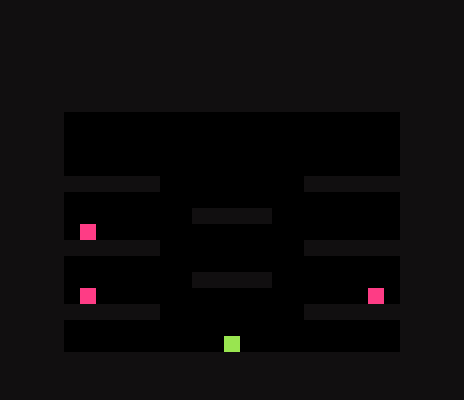

Below is a game level as drawn by its tile map, then a one-line description and the .tmx file that defines it, in full:
An orthogonal 29x25 tile map with 16x16 px tiles, 1 tile layer (图块层 1).

<map version="1.10" tiledversion="1.11.2" orientation="orthogonal" renderorder="right-down" width="29" height="25" tilewidth="16" tileheight="16" infinite="0" nextlayerid="2" nextobjectid="1">
 <editorsettings>
  <export target="select.csv" format="csv" />
 </editorsettings>
 <tileset firstgid="1" source="tile.tsx" />
 <layer id="1" name="图块层 1" width="29" height="25">
  <data encoding="csv">
1,1,1,1,1,1,1,1,1,1,1,1,1,1,1,1,1,1,1,1,1,1,1,1,1,1,1,1,1,
1,1,1,1,1,1,1,1,1,1,1,1,1,1,1,1,1,1,1,1,1,1,1,1,1,1,1,1,1,
1,1,1,1,1,1,1,1,1,1,1,1,1,1,1,1,1,1,1,1,1,1,1,1,1,1,1,1,1,
1,1,1,1,1,1,1,1,1,1,1,1,1,1,1,1,1,1,1,1,1,1,1,1,1,1,1,1,1,
1,1,1,1,1,1,1,1,1,1,1,1,1,1,1,1,1,1,1,1,1,1,1,1,1,1,1,1,1,
1,1,1,1,1,1,1,1,1,1,1,1,1,1,1,1,1,1,1,1,1,1,1,1,1,1,1,1,1,
1,1,1,1,1,1,1,1,1,1,1,1,1,1,1,1,1,1,1,1,1,1,1,1,1,1,1,1,1,
1,1,1,1,0,0,0,0,0,0,0,0,0,0,0,0,0,0,0,0,0,0,0,0,0,1,1,1,1,
1,1,1,1,0,0,0,0,0,0,0,0,0,0,0,0,0,0,0,0,0,0,0,0,0,1,1,1,1,
1,1,1,1,0,0,0,0,0,0,0,0,0,0,0,0,0,0,0,0,0,0,0,0,0,1,1,1,1,
1,1,1,1,0,0,0,0,0,0,0,0,0,0,0,0,0,0,0,0,0,0,0,0,0,1,1,1,1,
1,1,1,1,1,1,1,1,1,1,0,0,0,0,0,0,0,0,0,1,1,1,1,1,1,1,1,1,1,
1,1,1,1,0,0,0,0,0,0,0,0,0,0,0,0,0,0,0,0,0,0,0,0,0,1,1,1,1,
1,1,1,1,0,0,0,0,0,0,0,0,1,1,1,1,1,0,0,0,0,0,0,0,0,1,1,1,1,
1,1,1,1,0,3,0,0,0,0,0,0,0,0,0,0,0,0,0,0,0,0,0,0,0,1,1,1,1,
1,1,1,1,1,1,1,1,1,1,0,0,0,0,0,0,0,0,0,1,1,1,1,1,1,1,1,1,1,
1,1,1,1,0,0,0,0,0,0,0,0,0,0,0,0,0,0,0,0,0,0,0,0,0,1,1,1,1,
1,1,1,1,0,0,0,0,0,0,0,0,1,1,1,1,1,0,0,0,0,0,0,0,0,1,1,1,1,
1,1,1,1,0,3,0,0,0,0,0,0,0,0,0,0,0,0,0,0,0,0,0,3,0,1,1,1,1,
1,1,1,1,1,1,1,1,1,1,0,0,0,0,0,0,0,0,0,1,1,1,1,1,1,1,1,1,1,
1,1,1,1,0,0,0,0,0,0,0,0,0,0,0,0,0,0,0,0,0,0,0,0,0,1,1,1,1,
1,1,1,1,0,0,0,0,0,0,0,0,0,0,2,0,0,0,0,0,0,0,0,0,0,1,1,1,1,
1,1,1,1,1,1,1,1,1,1,1,1,1,1,1,1,1,1,1,1,1,1,1,1,1,1,1,1,1,
1,1,1,1,1,1,1,1,1,1,1,1,1,1,1,1,1,1,1,1,1,1,1,1,1,1,1,1,1,
1,1,1,1,1,1,1,1,1,1,1,1,1,1,1,1,1,1,1,1,1,1,1,1,1,1,1,1,1
</data>
 </layer>
</map>
